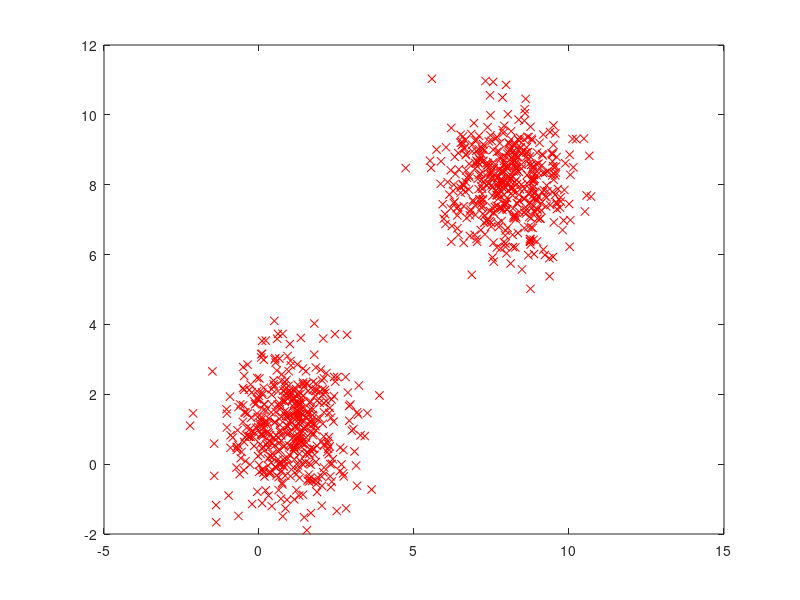

Source code (MATLAB):
% TESTSCRIPT om DATA te Creeren
clear all
close all
mu=[1 1 1];
mu2=[8 8 8];
sig=[1 1 1];
sig2=[1 1 1];



for i=1:46
    g=[];
    for j=1:length(mu)
        p=[mu(j)+sig(j)*randn(10,1);mu2(j)+sig2(j)*randn(10,1)];
        g=[g p];
    end
    d{i}.mat=g;
    plot(d{i}.mat(:,1),d{i}.mat(:,2),'rx')
    hold on
end

clear i
clear j
clear g
clear p

 %plot(d{1}.mat(:,1),d{1}.mat(:,2),'rx')
